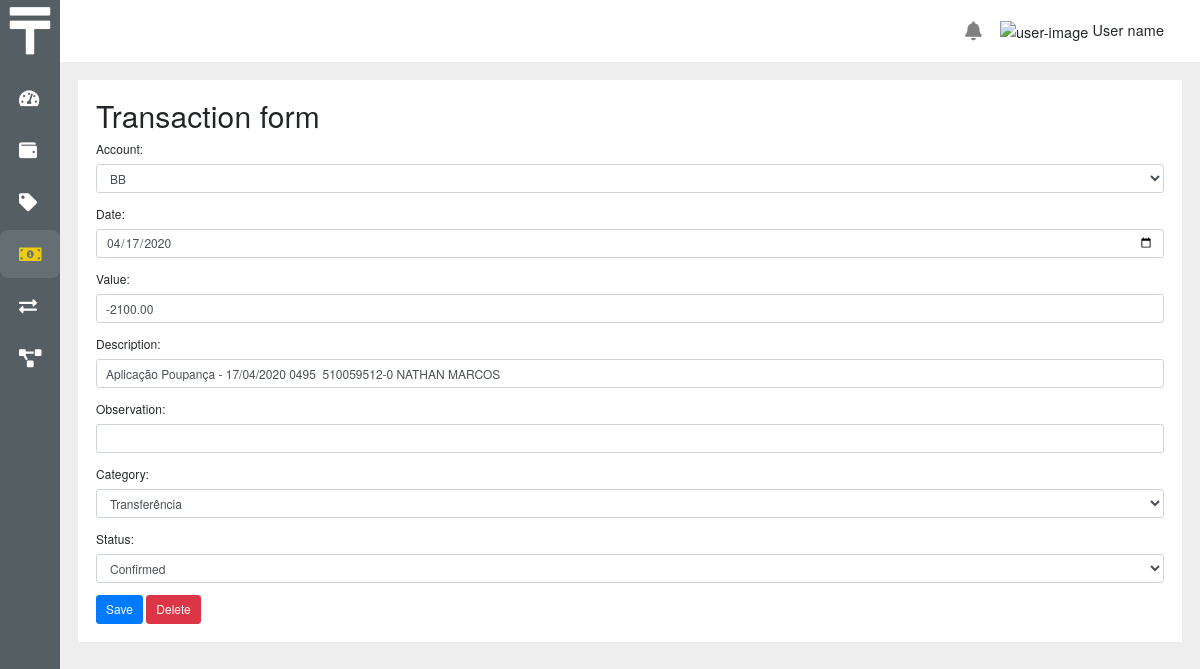
/transactions/2592, run on the app's committed database.
### core/models.py (models this page shows, shortened)
class Transaction(BaseModel):
    value = models.DecimalField(max_digits=15, decimal_places=2, default=0.0)
    date = models.DateField()
    description = models.CharField(max_length=100, null=True, blank=True)
    account = models.ForeignKey(
        Account, on_delete=models.PROTECT, related_name='transactions')
    category = models.ForeignKey(Category, on_delete=models.PROTECT)
    observation = models.CharField(max_length=200, null=True, blank=True)
    status = models.IntegerField(
        choices=StatusTransactionChoices.choices, default=StatusTransactionChoices.CONFIRMED)
    programed_transaction = models.ForeignKey(
        "ProgramedTransaction", on_delete=models.CASCADE, related_name='transactions', null=True, blank=True)

### core/views.py (the view, shortened to what this page needs)
# urls.py: path('transactions/<int:pk>', views.transaction_form, name='transaction_form'),
def transaction_form(request, pk):
    transaction = get_object_or_404(Transaction, pk=pk)
    form = TransactionForm(instance=transaction)
    param_ajax = request.GET.get('ajax')
    param_next = request.GET.get('next', 'transaction_list')
    url_post = reverse('transaction_form', args=[pk]) + f'?next={param_next}'
    url_delete = reverse('transaction_delete', args=[
                         pk]) + f'?next={param_next}'
    return render(request, 'transaction/transaction_form.html', {'form': form, 'url_post': url_post, 'url_delete': url_delete, 'ajax': param_ajax})

### core/forms.py
class TransactionForm(ModelForm):
    date = DateField(value=date.today())
    class Meta:
        model = Transaction
        fields = ['account', 'date', 'value', 'description',
                  'observation', 'category', 'status']

### core/models.py (called while the page is built)
    def __str__(self):
        return self.description

    def __str__(self):
        return self.description

### core/templatetags/tags.py (called while the page is built)
@register.filter('startswith')
def startswith(text, starts):
    if isinstance(text, str):
        return text.startswith(starts)
    return False

### core/templates/transaction/transaction_form.html (shortened to what this page needs)
{% extends ajax|yesno:'base_ajax.html,base.html' %}
{% load static %}
{% block main %}
<div {% if not ajax %}class="container-fluid bg-white p-4" {% endif %}>
  <h1>Transaction form</h1>
  <form method="post" action="{{ url_post }}">
    {% include 'includes/bootstrap_form.html' with form=form %}
    <button type="submit" class="btn btn-primary">Save</button>
    <button type="button" class="btn btn-danger" data-toggle="modal" data-target="#modalDelete">Delete</button>
  </form>
</div>
{% endblock main %}

### core/templates/includes/bootstrap_form.html (shortened to what this page needs)
{% load widget_tweaks %}
{% for field in form.visible_fields %}
  <div class="form-group">
    {{ field.label_tag }}
    {% if form.is_bound %}
      {% if field.errors %}
        {% render_field field class="form-control is-invalid" %}
        {% for error in field.errors %}
          <div class="invalid-feedback">
            {{ error }}
          </div>
        {% endfor %}
      {% else %}
        {% render_field field class="form-control is-valid" %}
      {% endif %}
    {% else %}
      {% render_field field class="form-control" %}
    {% endif %}
  </div>
{% endfor %}

### data on the page
Transaction: account "BB" "04/17/2020" "-2100.00" "Aplicação Poupança - 17/04/2020 0495 510059512-0 NATHAN MARCOS" "Transferência" "Confirmed"

### other printed values
{{ field.label_tag }} "Account:" "Date:" "Value:" "Description:" "Observation:" "Category:" "Status:"
